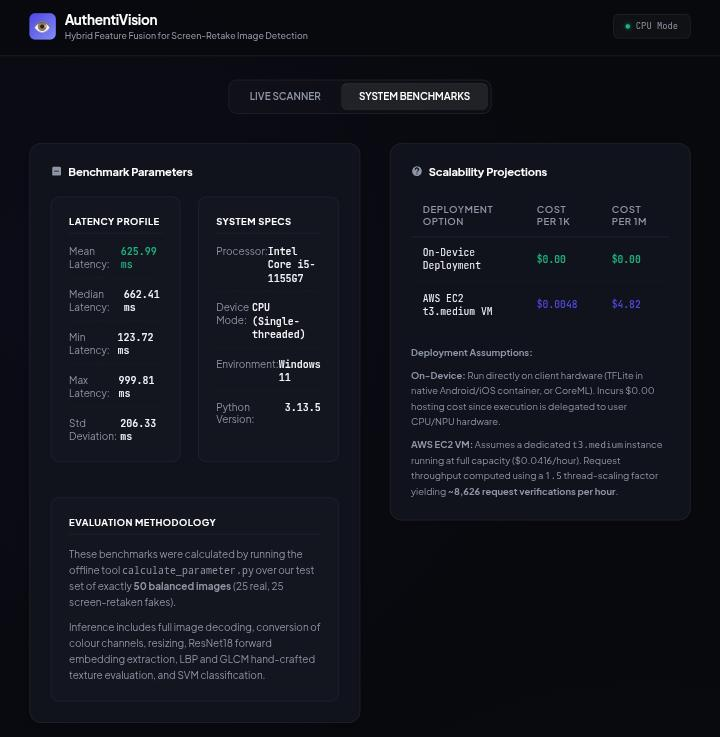
#> input picture images/benchmark.jpeg, 720 x 737 px
$ python features.py images/benchmark.jpeg   (older library calls are emulated)
#> lines starting #> are read from the running program, lines starting #| are printed output that depends on the picture; after the words box and inside, x2 and y2 are one past the last pixel; in counts of white or black regions, pixels touching at a corner belong together
import os
import cv2
import numpy as np
from PIL import Image
from scipy.stats import skew, kurtosis
from skimage.feature import local_binary_pattern, graycomatrix, graycoprops

def extract_handcrafted_features(image_path):
    """
    Extracts exactly 20 handcrafted features from an image:
    1-3.   Color means (R, G, B)
    4-6.   Grayscale Brightness/Contrast (Mean, Std, Skewness)
    7.     Sharpness (Laplacian variance)
    8.     Entropy (Shannon entropy)
    9.     Edge Density (Canny edge ratio)
    10.    Edge Magnitude (Sobel gradient magnitude mean)
    11-13. FFT frequency energy ratios (Low, Mid, High frequency bands)
    14-17. GLCM texture features (Contrast, Homogeneity, Energy, Correlation)
    18-20. LBP texture features (First 3 bins of normalized LBP uniform histogram)
    """
#> called with image_path = 'images/benchmark.jpeg'
    try:
        # Load image with OpenCV (BGR)
        img_bgr = cv2.imread(str(image_path))
#> img_bgr is the input picture: shape (737, 720, 3); mean B, G, R 28.9, 20.5, 18.7
        if img_bgr is None:
            raise ValueError(f"Could not read image: {image_path}")

        img_rgb = cv2.cvtColor(img_bgr, cv2.COLOR_BGR2RGB)
        gray = cv2.cvtColor(img_bgr, cv2.COLOR_BGR2GRAY)

        features = []

        # 1-3. Color means (R, G, B)
        mean_r, mean_g, mean_b = cv2.mean(img_rgb)[:3]
#> mean_r = 18.71; mean_g = 20.45; mean_b = 28.91
        features.extend([mean_r, mean_g, mean_b])

        # 4-6. Grayscale Brightness/Contrast (Mean, Std, Skewness)
        mean_gray, std_gray = cv2.meanStdDev(gray)
#> mean_gray = [20.84]; std_gray = [25.18]
        mean_gray = float(mean_gray[0][0])
#> mean_gray = 20.84
        std_gray = float(std_gray[0][0])
#> std_gray = 25.18

        # Vectorized skewness calculation (identical to scipy.stats.skew but faster)
        diff = gray.astype(np.float32) - mean_gray
        skew_gray = float(np.mean(diff ** 3) / (std_gray ** 3 + 1e-7))
#> skew_gray = 5.6
        features.extend([mean_gray, std_gray, skew_gray])

        # 7. Sharpness (Laplacian variance)
        laplacian = cv2.Laplacian(gray, cv2.CV_64F)
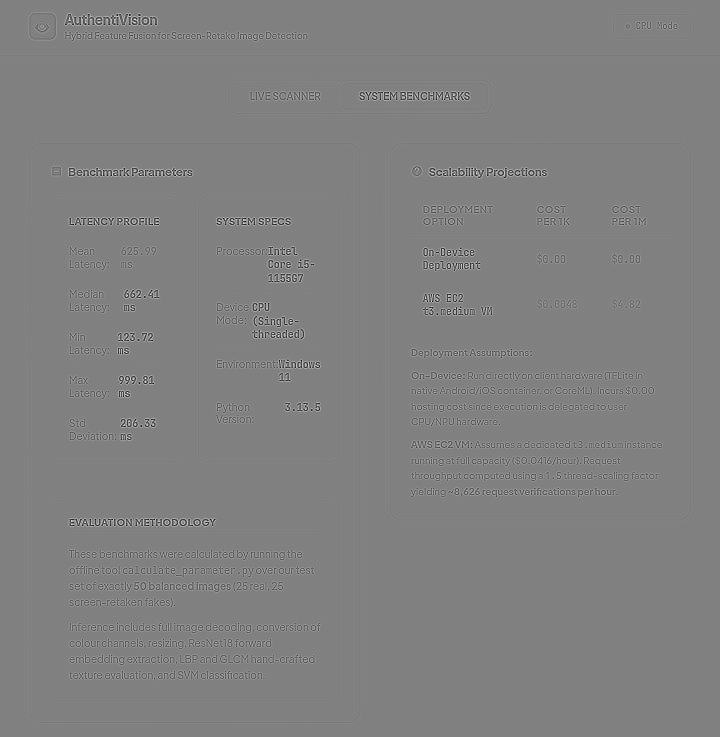
#> laplacian: shape (737, 720) float64; min -712, max 696, mean 0; drawn with min black and max white
        lap_var = np.var(laplacian)
#> lap_var = 2896.8
        features.append(lap_var)

        # 8. Entropy (Shannon entropy)
        hist, _ = np.histogram(gray, bins=256, range=(0, 256))
#> hist = 256 values, max 122481 at index 19, min 16 at index 172, mean 2072.8
        probs = hist / np.sum(hist)
#> probs = 256 values, max 0.231 at index 19, min 3.02e-05 at index 172, mean 0.00391
        ent = -np.sum(probs * np.log2(probs + 1e-7))
#> ent = 3.97
        features.append(ent)

        # 9. Edge Density (Canny edge ratio)
        # Normalize/resize image temporarily to 512x512 for consistent edge density calculation
        gray_resized = cv2.resize(gray, (512, 512))
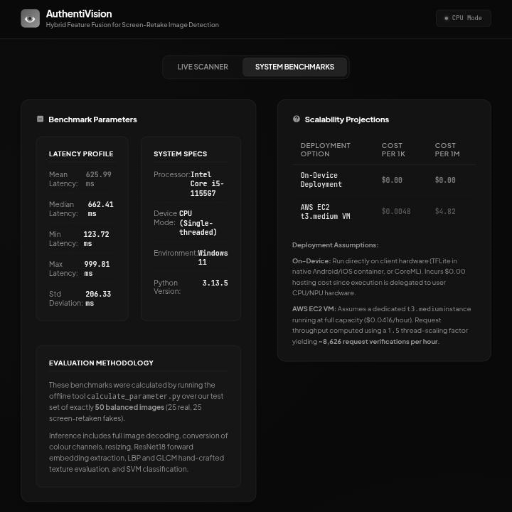
#> gray_resized: shape (512, 512); min 1, max 254, mean 20.8
        edges = cv2.Canny(gray_resized, 100, 200)
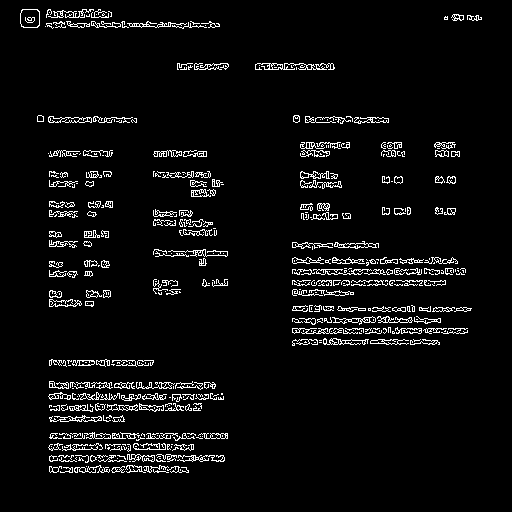
#> edges: shape (512, 512); 5% white in thin lines or dots, all inside (x1, y1, x2, y2) = (20, 9, 482, 473)
        edge_ratio = np.mean(edges > 0)
#> edge_ratio = 0.0502
        features.append(edge_ratio)

        # 10. Edge Magnitude (Sobel gradient magnitude mean)
        sobel_x = cv2.Sobel(gray_resized, cv2.CV_64F, 1, 0, ksize=3)
        sobel_y = cv2.Sobel(gray_resized, cv2.CV_64F, 0, 1, ksize=3)
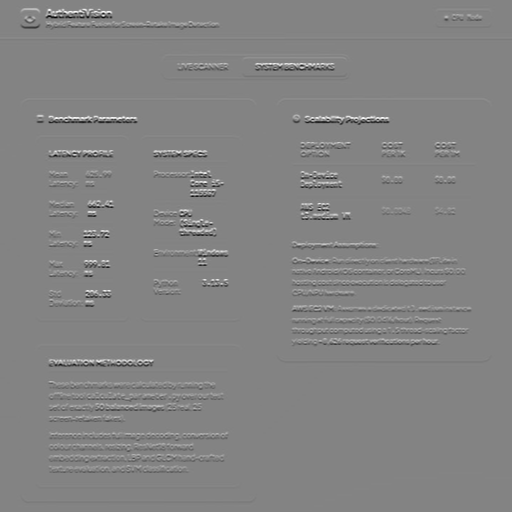
#> sobel_y: shape (512, 512) float64; min -912, max 856, mean 0; drawn with min black and max white
        mag = np.sqrt(sobel_x**2 + sobel_y**2)
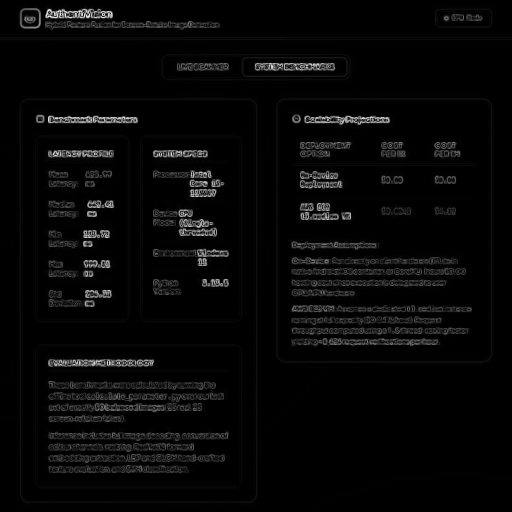
#> mag: shape (512, 512) float64; min 0, max 998.2, mean 30.6; drawn with min black and max white
        mean_sobel_mag = np.mean(mag)
#> mean_sobel_mag = 30.57
        features.append(mean_sobel_mag)

        # 11-13. FFT frequency energy ratios
        fft = np.fft.fft2(gray_resized)
        fft_shift = np.fft.fftshift(fft)
        mag_spectrum = np.abs(fft_shift)

        # Compute coordinates relative to center
        h, w = gray_resized.shape
#> h = 512; w = 512
        cy, cx = h // 2, w // 2
#> cy = 256; cx = 256
        y, x = np.ogrid[-cy:h-cy, -cx:w-cx]
#> y = 512 values from -256 to 255
        r = np.sqrt(x**2 + y**2)
        max_r = np.sqrt(cy**2 + cx**2)
#> max_r = 362

        # Energy in bands
        energy_total = np.sum(mag_spectrum) + 1e-7
#> energy_total = 1.7e+09
        low_band = r <= (0.1 * max_r)
        mid_band = (r > (0.1 * max_r)) & (r <= (0.5 * max_r))
        high_band = r > (0.5 * max_r)

        energy_low = np.sum(mag_spectrum[low_band]) / energy_total
#> energy_low = 0.0926
        energy_mid = np.sum(mag_spectrum[mid_band]) / energy_total
#> energy_mid = 0.476
        energy_high = np.sum(mag_spectrum[high_band]) / energy_total
#> energy_high = 0.432
        features.extend([energy_low, energy_mid, energy_high])

        # 14-17. GLCM texture features
        # Quantize to 16 gray levels for GLCM to speed up and reduce sparsity
        gray_16 = (gray_resized // 16).astype(np.uint8)
        glcm = graycomatrix(gray_16, distances=[1, 3], angles=[0, np.pi/4, np.pi/2, 3*np.pi/4], levels=16, symmetric=True, normed=True)

        contrast = np.mean(graycoprops(glcm, 'contrast'))
#> contrast = 1.76
        homogeneity = np.mean(graycoprops(glcm, 'homogeneity'))
#> homogeneity = 0.909
        energy = np.mean(graycoprops(glcm, 'energy'))
#> energy = 0.614
        correlation = np.mean(graycoprops(glcm, 'correlation'))
#> correlation = 0.576
        features.extend([contrast, homogeneity, energy, correlation])

        # 18-20. LBP texture features (First 3 bins of LBP uniform histogram)
        lbp = local_binary_pattern(gray_resized, P=8, R=1, method='uniform')
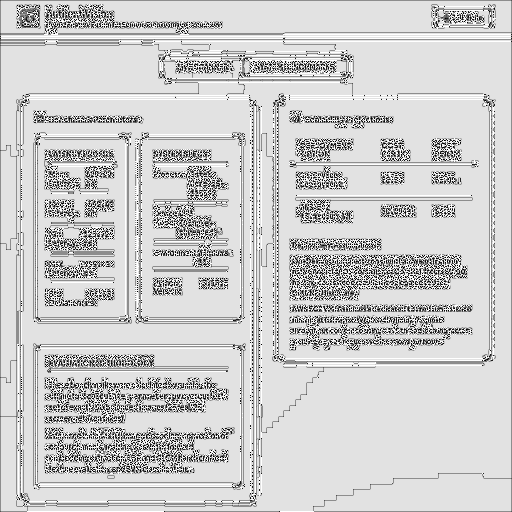
#> lbp: shape (512, 512) float64; min 0, max 9, mean 7.24; drawn with min black and max white
        # Uniform LBP has 10 possible values (0 to 9)
        lbp_hist, _ = np.histogram(lbp.flatten(), bins=10, range=(0, 10), density=True)
#> lbp_hist = [0.0231, 0.0238, 0.00734, 0.0176, 0.0128, 0.0787, 0.0161, 0.0344, 0.705, 0.081]
        features.extend([lbp_hist[0], lbp_hist[1], lbp_hist[2]])

        return np.array(features, dtype=np.float32)

    except Exception as e:
        print(f"Error extracting features from {image_path}: {e}")
        return None

def extract_features_batch(image_paths):
    feats_list = []
    valid_paths = []
    for path in image_paths:
        feat = extract_handcrafted_features(path)
        if feat is not None:
            feats_list.append(feat)
            valid_paths.append(path)
    return np.array(feats_list, dtype=np.float32), valid_paths

if __name__ == '__main__':
    # Simple testing when run as main
    import sys
    if len(sys.argv) > 1:
        path = sys.argv[1]
        feat = extract_handcrafted_features(path)
#> feat = 20 values, max 2896.8 at index 6, min 0.00734 at index 19, mean 152.8
        if feat is not None:
            print("Extracted features (shape={}):".format(feat.shape))
#| Extracted features (shape=(20,)):
            print(feat)
#| [1.8709951e+01 2.0450378e+01 2.8906244e+01 2.0844501e+01 2.5178631e+01
#|  5.6045928e+00 2.8968049e+03 3.9693606e+00 5.0170898e-02 3.0573015e+01
#|  9.2591755e-02 4.7580689e-01 4.3160135e-01 1.7598847e+00 9.0871102e-01
#|  6.1436516e-01 5.7622200e-01 2.3147583e-02 2.3830414e-02 7.3394775e-03]
        else:
            print("Failed to extract features.")
    else:
        print("Please provide an image path to test.")

$ run again, on images/real_prediction.jpeg
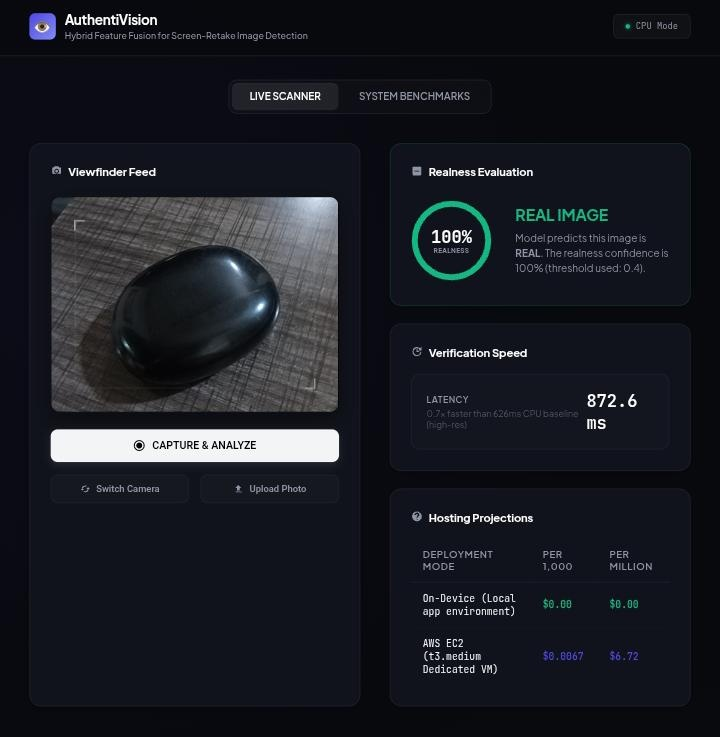
#> input picture images/real_prediction.jpeg, 720 x 737 px
#> in extract_handcrafted_features, img_bgr is the input picture: shape (737, 720, 3); mean B, G, R 35.7, 28.5, 26.2
#> mean_r = 26.21; mean_g = 28.5; mean_b = 35.66
#> in extract_handcrafted_features, `mean_gray, std_gray = cv2.meanStdDev(gray)`: mean_gray = [28.55]; std_gray = [40.02]
#> in extract_handcrafted_features, `mean_gray = float(mean_gray[0][0])`: mean_gray = 28.55
#> in extract_handcrafted_features, `std_gray = float(std_gray[0][0])`: std_gray = 40.02
#> skew_gray = 3.85
#> lap_var = 1747
#> hist = 256 values, max 181596 at index 19, min 30 at index 216, mean 2072.8
#> probs = 256 values, max 0.342 at index 19, min 5.65e-05 at index 216, mean 0.00391
#> ent = 4.4
#> in extract_handcrafted_features, `edges = cv2.Canny(gray_resized, 100, 200)`:
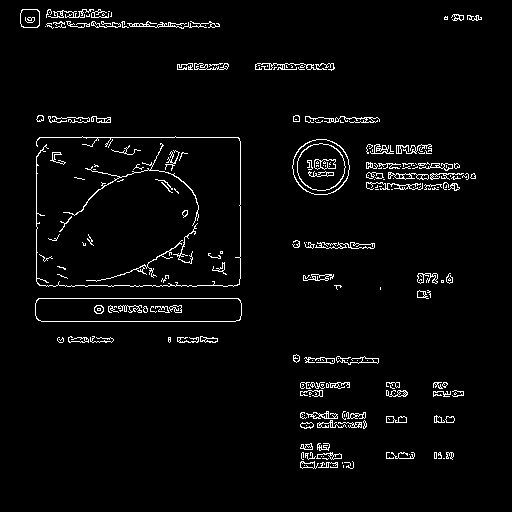
#> edges: shape (512, 512); 3.3% white in thin lines or dots, all inside (x1, y1, x2, y2) = (20, 9, 482, 469)
#> edge_ratio = 0.0333
#> mean_sobel_mag = 30.05
#> energy_total = 1.69e+09
#> energy_low = 0.172
#> energy_mid = 0.476
#> energy_high = 0.352
#> contrast = 1.79
#> homogeneity = 0.908
#> energy = 0.572
#> correlation = 0.852
#> in extract_handcrafted_features, `lbp = local_binary_pattern(gray_resized, P=8, R=1, method='uniform')`:
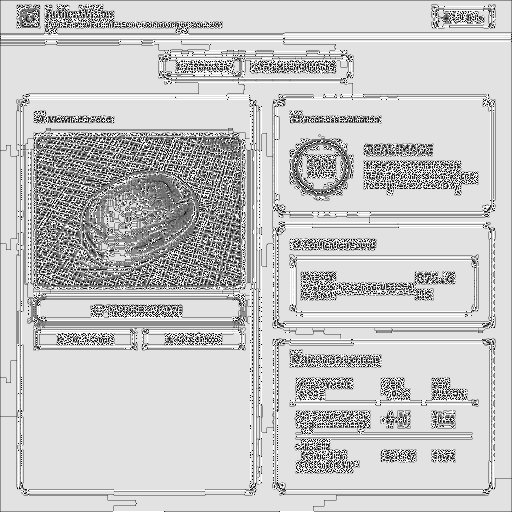
#> lbp: shape (512, 512) float64; min 0, max 9, mean 7.06; drawn with min black and max white
#> lbp_hist = [0.0197, 0.0235, 0.011, 0.0254, 0.0325, 0.0995, 0.0194, 0.0324, 0.658, 0.0789]
#> feat = 20 values, max 1747 at index 6, min 0.011 at index 19, mean 97.47
#| Extracted features (shape=(20,)):
#| [2.6210157e+01 2.8498051e+01 3.5655991e+01 2.8545452e+01 4.0022995e+01
#|  3.8466558e+00 1.7470481e+03 4.3960471e+00 3.3260345e-02 3.0045092e+01
#|  1.7190541e-01 4.7593156e-01 3.5216302e-01 1.7897203e+00 9.0809488e-01
#|  5.7175529e-01 8.5221791e-01 1.9676208e-02 2.3536682e-02 1.0978699e-02]
